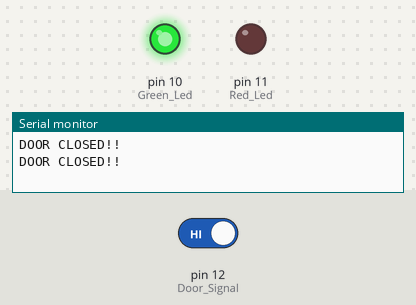
This sketch was run on a simulated Arduino Uno, built with avr-gcc and run on an emulated ATmega328P. Shown: output pins drawn as LEDs (lit = HIGH), the last lines printed to the serial monitor. The test bench sets the inputs (shaded band); at power-on: pin 12 (Door_Signal) HIGH.

Above: at 1.8 s.
1.9 s: pin 12 (Door_Signal) driven LOW
At 2.8 s:
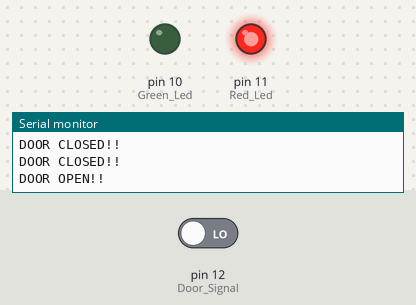
3.5 s: pin 12 (Door_Signal) driven HIGH
At 4.3 s:
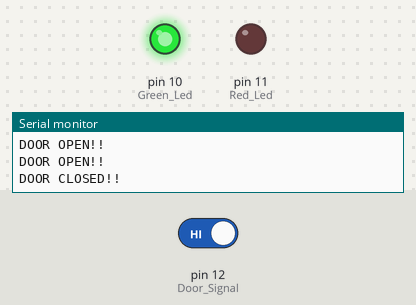
Timing chart, 0 to 6.5 s (numbered marks = the images above; inputs shaded):
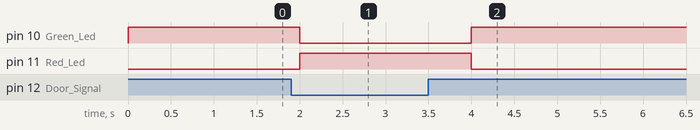

Measured:
- after the input at 1.9 s, pin 10 (Green_Led): HIGH → LOW after 0.10 s; pin 11 (Red_Led): LOW → HIGH after 0.10 s
- after the input at 3.5 s, pin 10 (Green_Led): LOW → HIGH after 0.50 s; pin 11 (Red_Led): HIGH → LOW after 0.50 s

The sketch:

doorSystem.ino
```cpp
int Door_Signal = 12;
int doorClosed = 1;
int Red_Led=11;
int Green_Led=10;

void setup() {
  Serial.begin(9600);
  pinMode(Door_Signal, INPUT);
  pinMode(Red_Led, OUTPUT);
  pinMode(Green_Led, OUTPUT);
}

void loop() {

  if ((digitalRead(Door_Signal) == LOW) )
    {
      Serial.println("DOOR OPEN!!");
      digitalWrite(Red_Led, HIGH);
      digitalWrite(Green_Led, LOW);

    }
    else if ((digitalRead(Door_Signal) == HIGH))
    {
      Serial.println("DOOR CLOSED!!");
      digitalWrite(Red_Led, LOW);
      digitalWrite(Green_Led, HIGH);
    }
    delay(1000);
}
```
